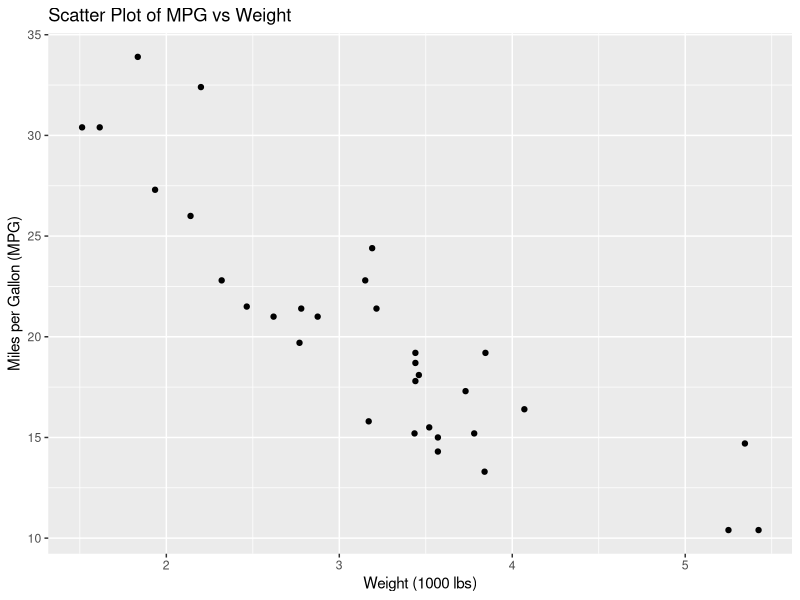
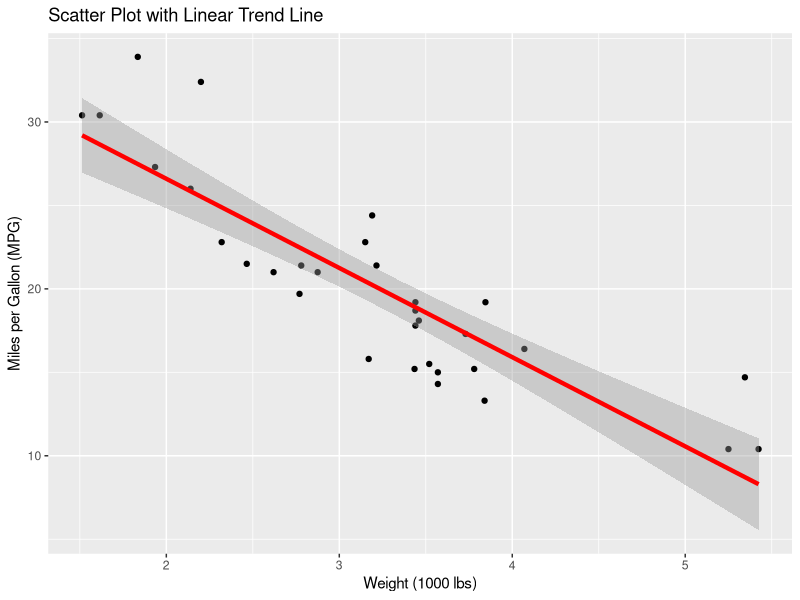
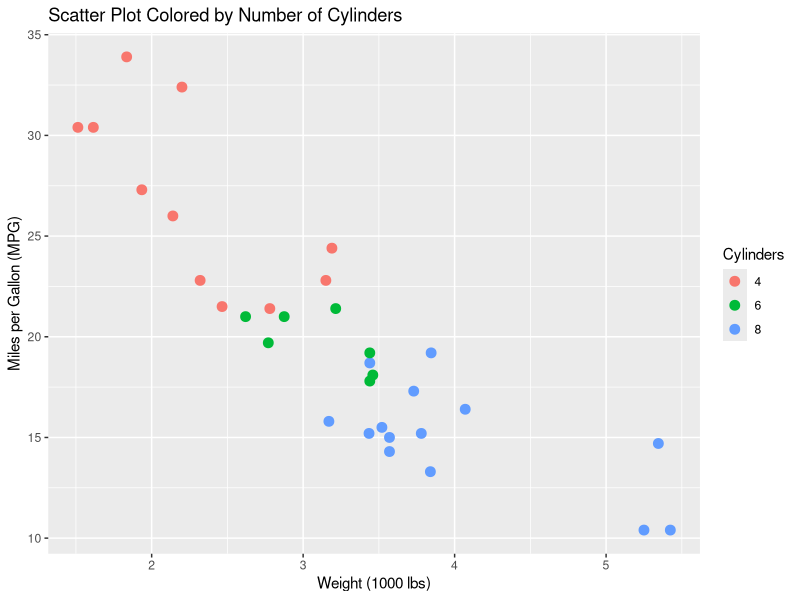
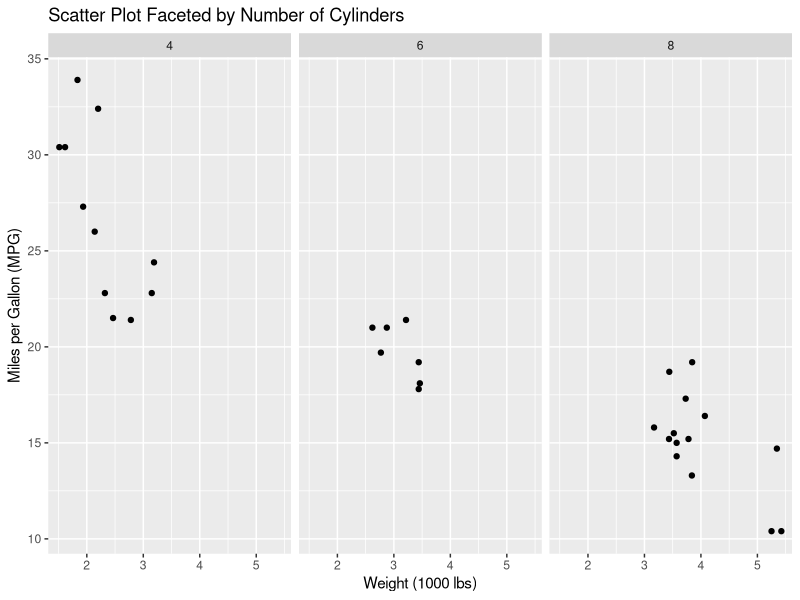
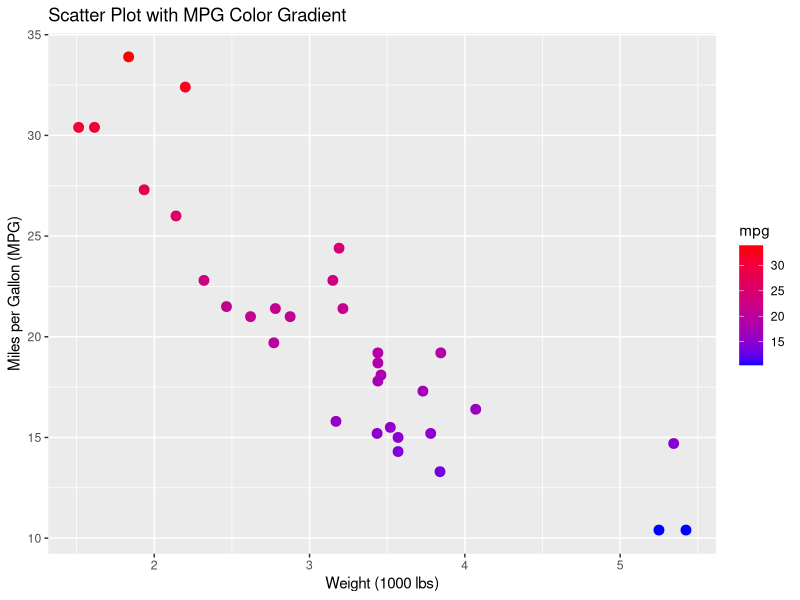
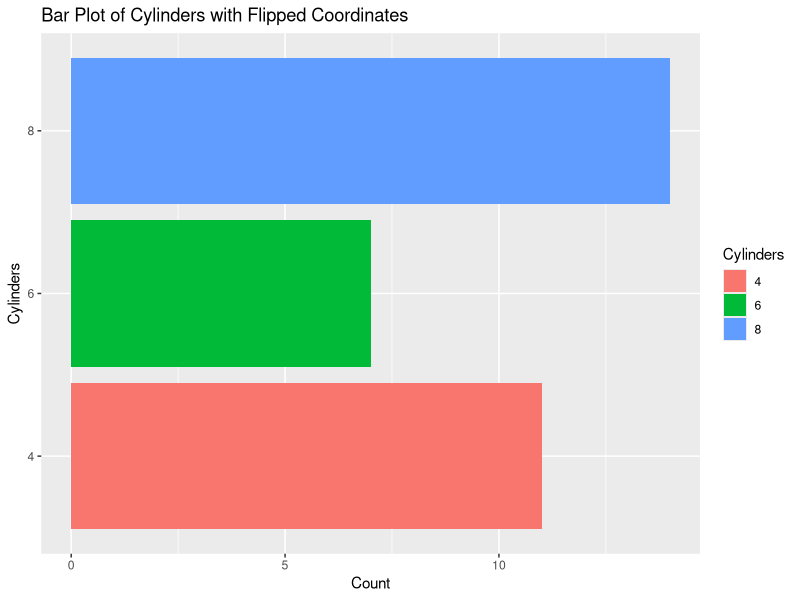
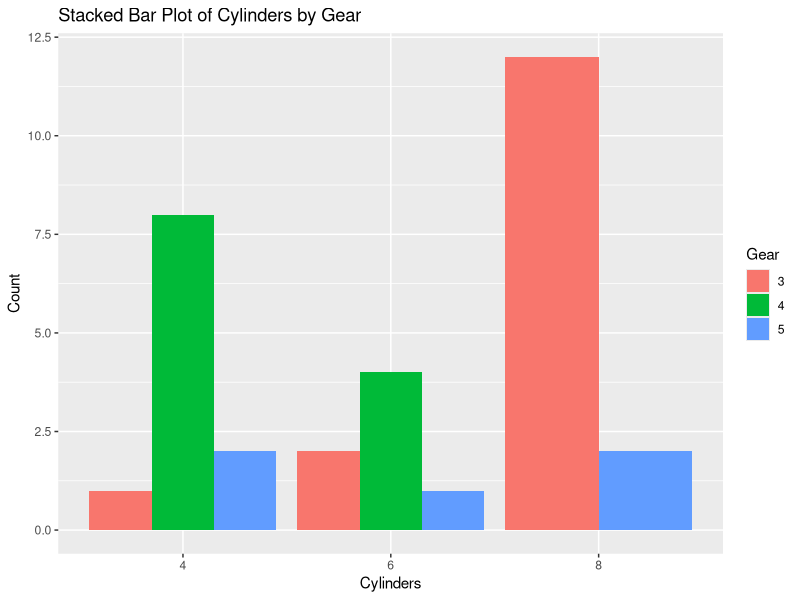
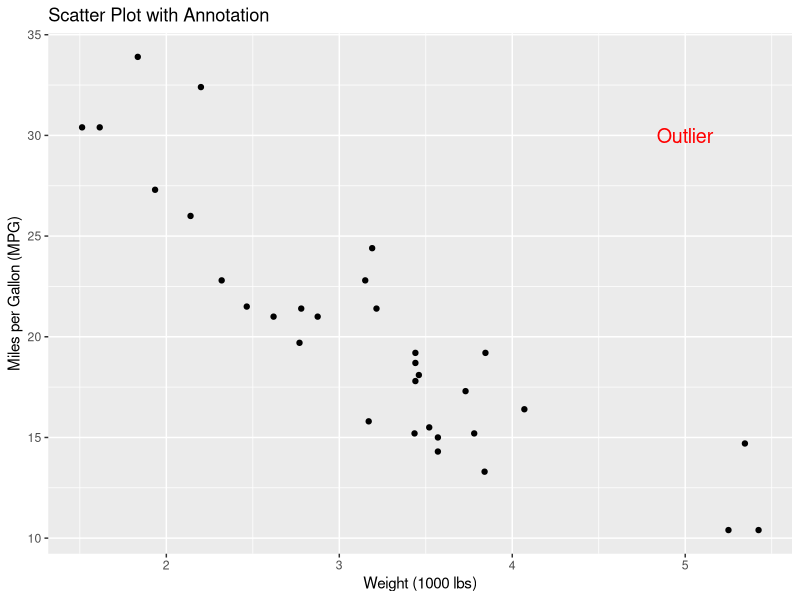

Here is the R script that generated these plots, in order:
# Load necessary library
library(ggplot2)
library(patchwork)  # For combining plots

# Use the built-in mtcars dataset
data("mtcars")

# 1. Scatter Plot of 'mpg' (miles per gallon) vs 'wt' (weight)
ggplot(data = mtcars, mapping = aes(x = wt, y = mpg)) +
  geom_point() +
  labs(title = "Scatter Plot of MPG vs Weight", x = "Weight (1000 lbs)", y = "Miles per Gallon (MPG)")

# 2. Scatter Plot with a Linear Trend Line (geom_smooth)
ggplot(data = mtcars, aes(x = wt, y = mpg)) +
  geom_point() +
  geom_smooth(method = "lm", col = "red", size = 1.5) +
  labs(title = "Scatter Plot with Linear Trend Line", x = "Weight (1000 lbs)", y = "Miles per Gallon (MPG)")

# 3. Map Color to 'cyl' (number of cylinders)
ggplot(data = mtcars, aes(x = wt, y = mpg, color = factor(cyl))) +
  geom_point(size = 3) +
  labs(title = "Scatter Plot Colored by Number of Cylinders", x = "Weight (1000 lbs)", y = "Miles per Gallon (MPG)", color = "Cylinders")

# 4. Facet by 'cyl' using facet_wrap
ggplot(data = mtcars, aes(x = wt, y = mpg)) +
  geom_point() +
  facet_wrap(~ cyl) +
  labs(title = "Scatter Plot Faceted by Number of Cylinders", x = "Weight (1000 lbs)", y = "Miles per Gallon (MPG)")

# 5. Customize Color Scale using scale_color_gradient
ggplot(data = mtcars, aes(x = wt, y = mpg, color = mpg)) +
  geom_point(size = 3) +
  scale_color_gradient(low = "blue", high = "red") +
  labs(title = "Scatter Plot with MPG Color Gradient", x = "Weight (1000 lbs)", y = "Miles per Gallon (MPG)")

# 6. Bar Plot with Flipped Coordinates (coord_flip)
ggplot(data = mtcars, aes(x = factor(cyl), fill = factor(cyl))) +
  geom_bar() +
  coord_flip() +
  labs(title = "Bar Plot of Cylinders with Flipped Coordinates", x = "Cylinders", y = "Count", fill = "Cylinders")

# 7. Stacked Bar Plot with Dodge Position
ggplot(data = mtcars, aes(x = factor(cyl), fill = factor(gear))) +
  geom_bar(position = "dodge") +
  labs(title = "Stacked Bar Plot of Cylinders by Gear", x = "Cylinders", y = "Count", fill = "Gear")

# 8. Add a Text Annotation
ggplot(data = mtcars, aes(x = wt, y = mpg)) +
  geom_point() +
  annotate("text", x = 5, y = 30, label = "Outlier", color = "red", size = 5) +
  labs(title = "Scatter Plot with Annotation", x = "Weight (1000 lbs)", y = "Miles per Gallon (MPG)")

# 9. Saving a Plot to a File
p <- ggplot(data = mtcars, aes(x = wt, y = mpg)) +
  geom_point() +
  labs(title = "Scatter Plot of MPG vs Weight", x = "Weight (1000 lbs)", y = "Miles per Gallon (MPG)")

ggsave("scatter_plot.png", plot = p, width = 8, height = 6)

# 10. Combining Multiple Plots using patchwork
p1 <- ggplot(data = mtcars, aes(x = wt, y = mpg)) + geom_point() +
  labs(title = "Scatter Plot of MPG vs Weight", x = "Weight", y = "MPG")

p2 <- ggplot(data = mtcars, aes(x = factor(cyl), fill = factor(cyl))) + geom_bar() +
  labs(title = "Bar Plot of Cylinders", x = "Cylinders", y = "Count", fill = "Cylinders")

# Combine plots using patchwork
combined_plot <- p1 + p2
print(combined_plot)
